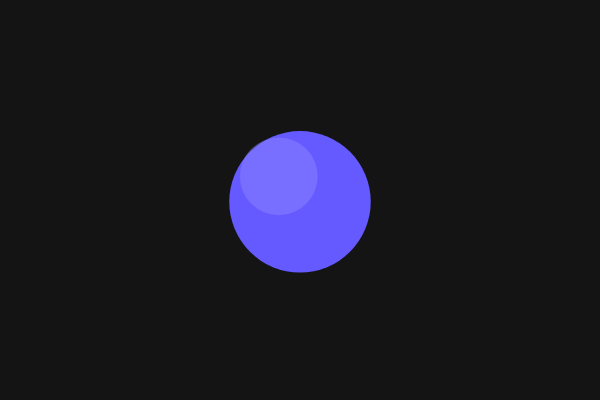
Frame 1 (no input)
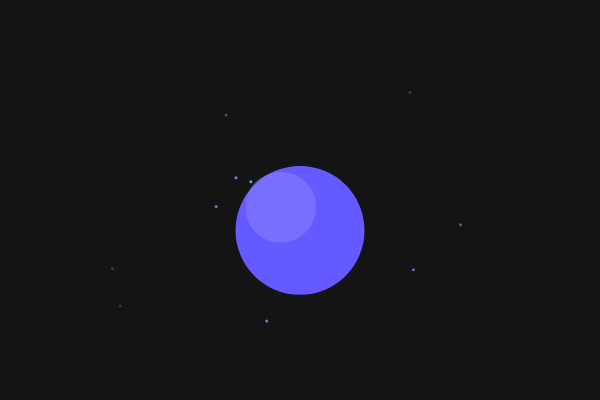
Frame 60 (no input)
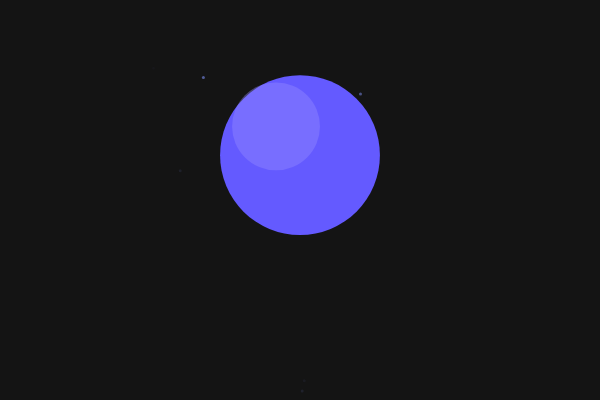
Frame 120 (the mouse pressed at the canvas centre since frame 60)

The p5.js sketch that drew these frames (run headless with seeded random() and noise() and a simulated clock; from frame 60 on, the mouse is pressed at the canvas centre):

// p5.js sketch
// ── sketch.js
let particles = [];

function setup() {
  createCanvas(600, 400);
}

function draw() {
  background(20);

  let floatY = sin(frameCount * 0.04) * 45;

  let size = 140 + sin(frameCount * 0.06) * 25;

  let x = width / 2;
  let y = height / 2 + floatY;

  // 绘制蓝紫色实心球体
  noStroke();
  fill(100, 90, 255);
  circle(x, y, size);

  // 添加简单的柔和高光
  fill(150, 140, 255, 100);
  circle(x - size * 0.15, y - size * 0.18, size * 0.55);

  if (random(1) < 0.12) {
    let angle = random(TWO_PI);

    particles.push({
      x: x + cos(angle) * size / 2,
      y: y + sin(angle) * size / 2,
      vx: cos(angle) * random(1, 3),
      vy: sin(angle) * random(1, 3),
      life: 255
    });
  }

  noStroke();

  for (let i = particles.length - 1; i >= 0; i--) {
    let p = particles[i];

    p.x += p.vx;
    p.y += p.vy;
    p.life -= 4;

    fill(130, 150, 255, p.life);
    circle(p.x, p.y, 3);

    if (p.life <= 0) {
      particles.splice(i, 1);
    }
  }
}
